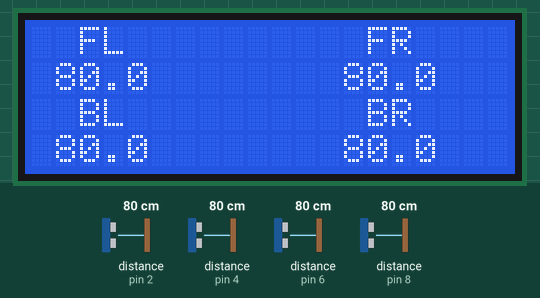
Bench run of a sketch on a simulated Arduino Uno, built with avr-gcc and run on an emulated ATmega328P. Shown: 20×4 character LCD. Wiring (inferred from the names in the program): 4 × ultrasonic range finder: trigger pin 3, echo pin 2 / trigger pin 5, echo pin 4 / trigger pin 7, echo pin 6 / trigger pin 9, echo pin 8. The test bench sets the inputs (shaded band); at power-on: distance to the obstacle (sensors on pin 2, pin 4, pin 6, pin 8) 80 cm. The echo pulse lasts 58.3 µs per cm.

Above: at 7.2 s.
7.3 s: distance to the obstacle (sensor on pin 2) set to 2 cm
At 8.5 s:
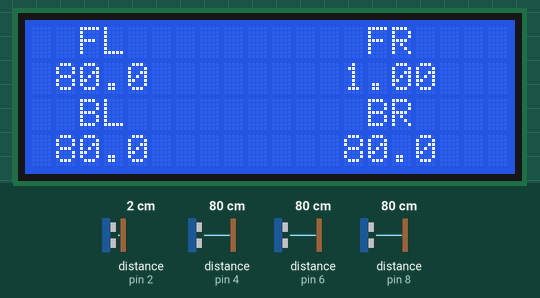
8.8 s: distance to the obstacle (sensor on pin 4) set to 2 cm
At 10.0 s:
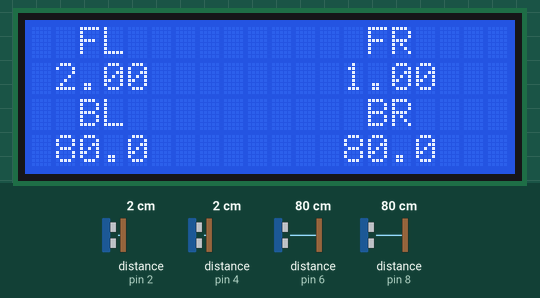
10.3 s: distance to the obstacle (sensor on pin 6) set to 2 cm
At 11.3 s:
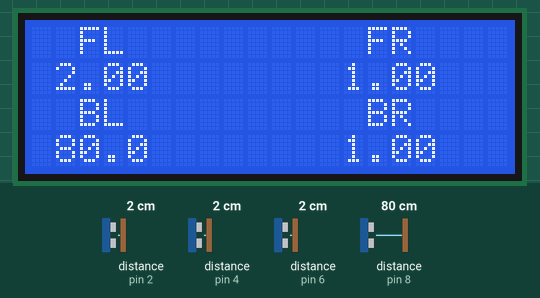
11.8 s: distance to the obstacle (sensor on pin 8) set to 2 cm
At 12.3 s:
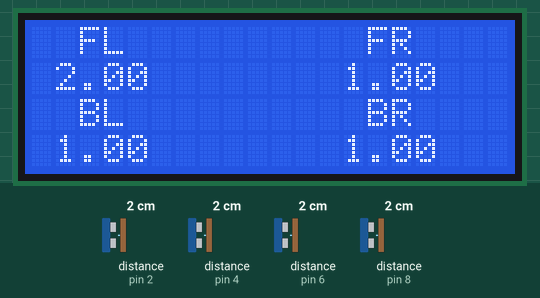
13.3 s: distance to the obstacle (sensor on pin 2) set to 4 cm
14.8 s: distance to the obstacle (sensor on pin 4) set to 4 cm
At 16.2 s:
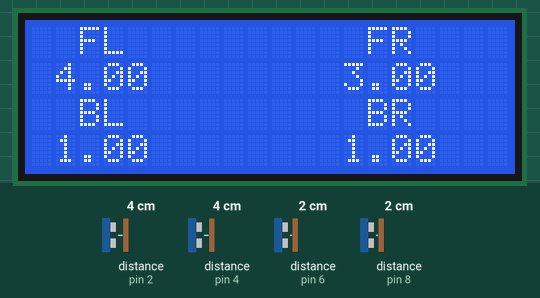
Timing chart, 0 to 17.3 s (numbered marks = the images above; inputs shaded):
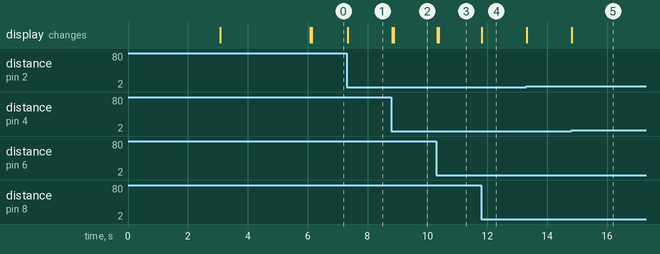

Measured:
- after the input at 7.3 s, the display: changes at once (image 1)
- after the input at 8.8 s, the display: changes at once (image 2)
- after the input at 10.3 s, the display: changes at once (image 3)
- after the input at 11.8 s, the display: changes at once (image 4)
- after the input at 14.8 s, the display: changes at once (image 5)

The sketch:

scketch.ino
```cpp
/*
 * vehicle-distance-sensor-system
 *
 * Embedded Application that monitors set of 4
 * ultrasonic distance sensors showing readed values
 * on a display actuator.
 *
 * https://wokwi.com/projects/398003241149240321
 */

#include "DisplayActuator.h"
#include "DistanceSensor.h"

#define FL_TRIGGER_PIN 5
#define FR_TRIGGER_PIN 3
#define BL_TRIGGER_PIN 9
#define BR_TRIGGER_PIN 7

#define FL_ECHO_PIN 4
#define FR_ECHO_PIN 2
#define BL_ECHO_PIN 8
#define BR_ECHO_PIN 6

DisplayActuator displayActuator;
DistanceSensor flDistanceSensor(FL_TRIGGER_PIN, FL_ECHO_PIN);
DistanceSensor frDistanceSensor(FR_TRIGGER_PIN, FR_ECHO_PIN);
DistanceSensor rlDistanceSensor(BL_TRIGGER_PIN, BL_ECHO_PIN);
DistanceSensor rrDistanceSensor(BR_TRIGGER_PIN, BR_ECHO_PIN);

void setup() {
  displayActuator.init();
}

void loop() {
  updateDashboard();
}

void updateDashboard() {
  displayActuator.setCursor(2, 0);
  displayActuator.printText("FL");
  displayActuator.setCursor(1, 1);
  displayActuator.printDistance(flDistanceSensor.readDistanceInCentimeters());
  displayActuator.setCursor(14, 0);
  displayActuator.printText("FR");
  displayActuator.setCursor(13, 1);
  displayActuator.printDistance(frDistanceSensor.readDistanceInCentimeters());
  displayActuator.setCursor(2, 2);
  displayActuator.printText("BL");
  displayActuator.setCursor(1, 3);
  displayActuator.printDistance(rlDistanceSensor.readDistanceInCentimeters());
  displayActuator.setCursor(14, 2);
  displayActuator.printText("BR");
  displayActuator.setCursor(13, 3);
  displayActuator.printDistance(rrDistanceSensor.readDistanceInCentimeters());
}
```

DisplayActuator.cpp
```cpp
#include <Arduino.h>
#include "DisplayActuator.h"
#include <LiquidCrystal_I2C.h>

LiquidCrystal_I2C lcd(0x27,20,4);

DisplayActuator::DisplayActuator() {

}
void DisplayActuator::init() {
    lcd.init();
    lcd.backlight();
    lcd.print("Initializating...");
    delay(3000);
    lcd.clear();
    lcd.print("Ready");
    delay(3000);
    lcd.clear();
  }

void DisplayActuator::setCursor(int row, int column) {
  lcd.setCursor(row, column);
}

void DisplayActuator::printDistance(float distance) {
  lcd.print(distance, 1);
}

void DisplayActuator::printText(String text) {
  lcd.print(text);
}

void DisplayActuator::clear() {
  lcd.clear();
}
```

DisplayActuator.h
```cpp
#ifndef DisplayActuator_h
#define DisplayActuator_h
#include "Arduino.h"

class DisplayActuator {

  public:
    DisplayActuator();
    void init();
    void setCursor(int row, int column);
    void printDistance(float distance);
    void printText(String text);
    void clear();
    private:
};
#endif
```

DistanceSensor.cpp
```cpp
#include <Arduino.h>
#include "DistanceSensor.h"

DistanceSensor::DistanceSensor(int assignedTriggerPin, int assignedEchoPin) {
  _triggerPin = assignedTriggerPin;
  _echoPin = assignedEchoPin;
}

long DistanceSensor::readUltrasonicDistance() {
  // Clear trigger pin
  pinMode(_triggerPin, OUTPUT);
  digitalWrite(_triggerPin, LOW);
  delayMicroseconds(2);
  // Set trigger pin to high state for 10 microseconds
  digitalWrite(_triggerPin, HIGH);
  delayMicroseconds(10);
  digitalWrite(_triggerPin, LOW);
  pinMode(_echoPin, INPUT);
  return pulseIn(_echoPin, HIGH);
}

float DistanceSensor::readDistanceInCentimeters() {
  return readUltrasonicDistance()/58;
}
```

DistanceSensor.h
```cpp
#ifndef DistanceSensor_h
#define DistanceSensor_h
#include "Arduino.h"

class DistanceSensor {
  public:
    DistanceSensor(int assignedTriggerPin, int assignedEchoPin);
    long readUltrasonicDistance();
    float readDistanceInCentimeters();
  private:
    int _triggerPin;
    int _echoPin;
};
#endif
```
